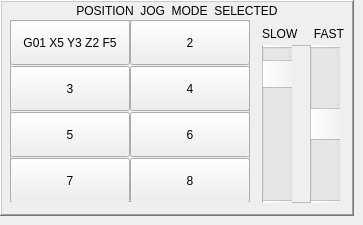
          <widget class="QWidget" name="panel_jogging_position">
           <widget class="QFrame" name="frame_jog_position">
            <property name="geometry">
             <rect>
              <x>0</x>
              <y>0</y>
              <width>354</width>
              <height>216</height>
             </rect>
            </property>
            <property name="minimumSize">
             <size>
              <width>354</width>
              <height>100</height>
             </size>
            </property>
            <property name="maximumSize">
             <size>
              <width>354</width>
              <height>272</height>
             </size>
            </property>
            <property name="frameShape">
             <enum>QFrame::WinPanel</enum>
            </property>
            <property name="frameShadow">
             <enum>QFrame::Raised</enum>
            </property>
            <widget class="QFrame" name="frame_jog_btns_position">
             <property name="geometry">
              <rect>
               <x>10</x>
               <y>20</y>
               <width>240</width>
               <height>182</height>
              </rect>
             </property>
             <property name="minimumSize">
              <size>
               <width>240</width>
               <height>182</height>
              </size>
             </property>
             <property name="maximumSize">
              <size>
               <width>240</width>
               <height>182</height>
              </size>
             </property>
             <property name="frameShape">
              <enum>QFrame::StyledPanel</enum>
             </property>
             <property name="frameShadow">
              <enum>QFrame::Raised</enum>
             </property>
             <widget class="ActionButton" name="abtn_jog_pos_cmd_2">
              <property name="geometry">
               <rect>
                <x>120</x>
                <y>0</y>
                <width>120</width>
                <height>45</height>
               </rect>
              </property>
              <property name="text">
               <string>2</string>
              </property>
              <property name="checkable">
               <bool>true</bool>
              </property>
              <property name="autoExclusive">
               <bool>true</bool>
              </property>
              <property name="jog_selected_pos_action" stdset="0">
               <bool>true</bool>
              </property>
              <property name="jog_incr_action" stdset="0">
               <bool>false</bool>
              </property>
             </widget>
             <widget class="ActionButton" name="abtn_jog_pos_cmd_1">
              <property name="geometry">
               <rect>
                <x>0</x>
                <y>0</y>
                <width>120</width>
                <height>45</height>
               </rect>
              </property>
              <property name="text">
               <string>G01 X5 Y3 Z2 F5</string>
              </property>
              <property name="checkable">
               <bool>true</bool>
              </property>
              <property name="autoExclusive">
               <bool>true</bool>
              </property>
              <property name="jog_selected_pos_action" stdset="0">
               <bool>true</bool>
              </property>
              <property name="jog_incr_action" stdset="0">
               <bool>false</bool>
              </property>
             </widget>
             <widget class="ActionButton" name="abtn_jog_pos_cmd_4">
              <property name="geometry">
               <rect>
                <x>120</x>
                <y>46</y>
                <width>120</width>
                <height>45</height>
               </rect>
              </property>
              <property name="text">
               <string>4</string>
              </property>
              <property name="checkable">
               <bool>true</bool>
              </property>
              <property name="autoExclusive">
               <bool>true</bool>
              </property>
              <property name="jog_selected_pos_action" stdset="0">
               <bool>true</bool>
              </property>
              <property name="jog_incr_action" stdset="0">
               <bool>false</bool>
              </property>
             </widget>
             <widget class="ActionButton" name="abtn_jog_pos_cmd_3">
              <property name="geometry">
               <rect>
                <x>0</x>
                <y>46</y>
                <width>120</width>
                <height>45</height>
               </rect>
              </property>
              <property name="text">
               <string>3</string>
              </property>
              <property name="checkable">
               <bool>true</bool>
              </property>
              <property name="autoExclusive">
               <bool>true</bool>
              </property>
              <property name="jog_selected_pos_action" stdset="0">
               <bool>true</bool>
              </property>
              <property name="jog_incr_action" stdset="0">
               <bool>false</bool>
              </property>
             </widget>
             <widget class="ActionButton" name="abtn_jog_pos_cmd_6">
              <property name="geometry">
               <rect>
                <x>120</x>
                <y>92</y>
                <width>120</width>
                <height>45</height>
               </rect>
              </property>
              <property name="text">
               <string>6</string>
              </property>
              <property name="checkable">
               <bool>true</bool>
              </property>
              <property name="autoExclusive">
               <bool>true</bool>
              </property>
              <property name="jog_selected_pos_action" stdset="0">
               <bool>true</bool>
              </property>
              <property name="jog_incr_action" stdset="0">
               <bool>false</bool>
              </property>
             </widget>
             <widget class="ActionButton" name="abtn_jog_pos_cmd_5">
              <property name="geometry">
               <rect>
                <x>0</x>
                <y>92</y>
                <width>120</width>
                <height>45</height>
               </rect>
              </property>
              <property name="text">
               <string>5</string>
              </property>
              <property name="checkable">
               <bool>true</bool>
              </property>
              <property name="autoExclusive">
               <bool>true</bool>
              </property>
              <property name="jog_selected_pos_action" stdset="0">
               <bool>true</bool>
              </property>
              <property name="jog_incr_action" stdset="0">
               <bool>false</bool>
              </property>
             </widget>
             <widget class="ActionButton" name="abtn_jog_pos_cmd_8">
              <property name="geometry">
               <rect>
                <x>120</x>
                <y>138</y>
                <width>120</width>
                <height>45</height>
               </rect>
              </property>
              <property name="text">
               <string>8</string>
              </property>
              <property name="checkable">
               <bool>true</bool>
              </property>
              <property name="autoExclusive">
               <bool>true</bool>
              </property>
              <property name="jog_selected_pos_action" stdset="0">
               <bool>true</bool>
              </property>
              <property name="jog_incr_action" stdset="0">
               <bool>false</bool>
              </property>
             </widget>
             <widget class="ActionButton" name="abtn_jog_pos_cmd_7">
              <property name="geometry">
               <rect>
                <x>0</x>
                <y>138</y>
                <width>120</width>
                <height>45</height>
               </rect>
              </property>
              <property name="text">
               <string>7</string>
              </property>
              <property name="checkable">
               <bool>true</bool>
              </property>
              <property name="autoExclusive">
               <bool>true</bool>
              </property>
              <property name="jog_selected_pos_action" stdset="0">
               <bool>true</bool>
              </property>
              <property name="jog_incr_action" stdset="0">
               <bool>false</bool>
              </property>
             </widget>
            </widget>
            <widget class="QLabel" name="lab_jog_mode_position">
             <property name="geometry">
              <rect>
               <x>0</x>
               <y>0</y>
               <width>354</width>
               <height>21</height>
              </rect>
             </property>
             <property name="minimumSize">
              <size>
               <width>354</width>
               <height>21</height>
              </size>
             </property>
             <property name="maximumSize">
              <size>
               <width>354</width>
               <height>21</height>
              </size>
             </property>
             <property name="font">
              <font>
               <pointsize>9</pointsize>
               <weight>50</weight>
               <bold>false</bold>
              </font>
             </property>
             <property name="frameShape">
              <enum>QFrame::NoFrame</enum>
             </property>
             <property name="frameShadow">
              <enum>QFrame::Raised</enum>
             </property>
             <property name="text">
              <string>POSITION  JOG  MODE  SELECTED</string>
             </property>
             <property name="alignment">
              <set>Qt::AlignCenter</set>
             </property>
            </widget>
            <widget class="QLabel" name="lab_jog_slow_fast_position">
             <property name="geometry">
              <rect>
               <x>262</x>
               <y>23</y>
               <width>82</width>
               <height>21</height>
              </rect>
             </property>
             <property name="text">
              <string>SLOW     FAST</string>
             </property>
            </widget>
            <widget class="QFrame" name="frame_jog_rate_adjust">
             <property name="geometry">
              <rect>
               <x>262</x>
               <y>45</y>
               <width>78</width>
               <height>158</height>
              </rect>
             </property>
             <property name="frameShape">
              <enum>QFrame::StyledPanel</enum>
             </property>
             <property name="frameShadow">
              <enum>QFrame::Raised</enum>
             </property>
             <widget class="QScrollBar" name="srcb_jog_position_fast">
              <property name="geometry">
               <rect>
                <x>48</x>
                <y>-11</y>
                <width>30</width>
                <height>180</height>
               </rect>
              </property>
              <property name="cursor">
               <cursorShape>PointingHandCursor</cursorShape>
              </property>
              <property name="autoFillBackground">
               <bool>true</bool>
              </property>
              <property name="minimum">
               <number>10</number>
              </property>
              <property name="maximum">
               <number>50</number>
              </property>
              <property name="value">
               <number>30</number>
              </property>
              <property name="tracking">
               <bool>false</bool>
              </property>
              <property name="orientation">
               <enum>Qt::Vertical</enum>
              </property>
              <property name="invertedAppearance">
               <bool>true</bool>
              </property>
              <property name="invertedControls">
               <bool>true</bool>
              </property>
             </widget>
             <widget class="QScrollBar" name="srcb_jog_position_slow">
              <property name="geometry">
               <rect>
                <x>0</x>
                <y>-11</y>
                <width>30</width>
                <height>180</height>
               </rect>
              </property>
              <property name="cursor">
               <cursorShape>PointingHandCursor</cursorShape>
              </property>
              <property name="value">
               <number>10</number>
              </property>
              <property name="orientation">
               <enum>Qt::Vertical</enum>
              </property>
              <property name="invertedAppearance">
               <bool>false</bool>
              </property>
              <property name="invertedControls">
               <bool>false</bool>
              </property>
             </widget>
            </widget>
           </widget>
          </widget>
